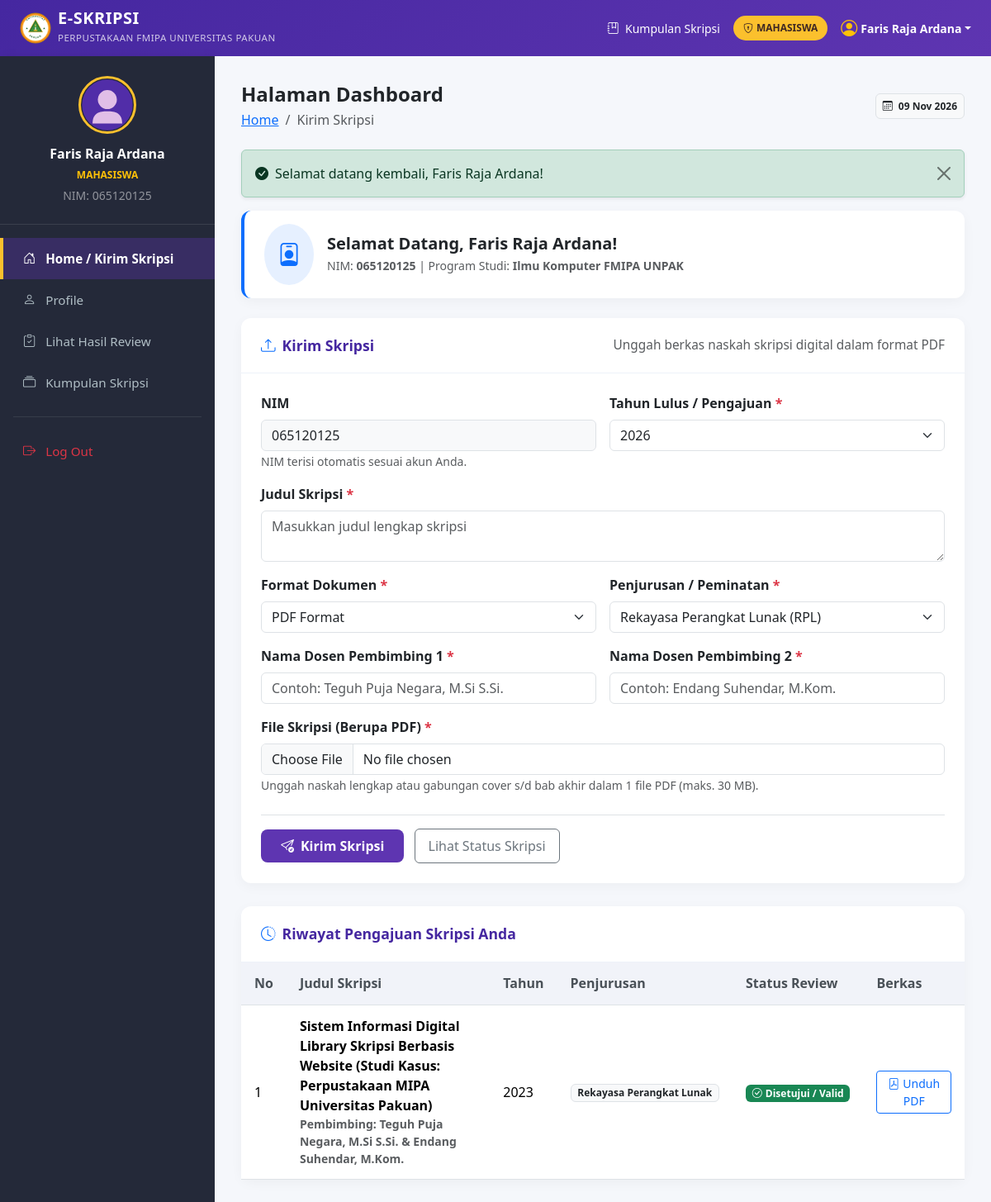
Screenshot of /index.php?page=mahasiswa_dashboard (signed in) with the database file from the repository.
### tables this page shows
CREATE TABLE IF NOT EXISTS `skripsi` (
  `id` INT(11) NOT NULL AUTO_INCREMENT,
  `nim` VARCHAR(20) NOT NULL,
  `judul` VARCHAR(255) NOT NULL,
  `tahun` INT(11) NOT NULL,
  `dokumen` VARCHAR(255) NOT NULL,
  `format` VARCHAR(50) NOT NULL DEFAULT 'PDF Format',
  `penjurusan` VARCHAR(100) NOT NULL,
  `dosbing` VARCHAR(100) NOT NULL,
  `dosbing2` VARCHAR(100) NOT NULL,
  `id_mahasiswa` INT(11) NOT NULL,
  `id_prodi` INT(11) NOT NULL DEFAULT 1,
  `nilai` INT(11) NOT NULL DEFAULT 0,  
  `catatan_review` TEXT DEFAULT NULL,
  `created_at` TIMESTAMP NULL DEFAULT CURRENT_TIMESTAMP,
  PRIMARY KEY (`id`),
  KEY `fk_skripsi_mahasiswa` (`id_mahasiswa`)
);

CREATE TABLE IF NOT EXISTS `mahasiswa` (
  `id` INT(11) NOT NULL AUTO_INCREMENT,
  `nim` VARCHAR(20) NOT NULL UNIQUE,
  `nama` VARCHAR(255) NOT NULL,
  `jenis_kelamin` VARCHAR(30) NOT NULL,
  `tgl_lahir` DATE NOT NULL,
  `alamat` TEXT NOT NULL,
  `agama` VARCHAR(50) NOT NULL,
  `username` VARCHAR(100) NOT NULL UNIQUE,
  `password` VARCHAR(255) NOT NULL,
  `foto` VARCHAR(255) NOT NULL DEFAULT 'default.png',
  `akses` VARCHAR(100) NOT NULL DEFAULT 'mahasiswa',
  `id_prodi` INT(11) NOT NULL DEFAULT 1,
  `created_at` TIMESTAMP NULL DEFAULT CURRENT_TIMESTAMP,
  PRIMARY KEY (`id`)
);

### app/Controllers/MahasiswaController.php (called while the page is built, shortened)
<?php
require_once dirname(__DIR__, 2) . '/config/database.php';
require_once dirname(__DIR__) . '/Helpers/Auth.php';
require_once dirname(__DIR__) . '/Models/Skripsi.php';
class MahasiswaController {
    public function dashboard() {
        $skripsiModel = new Skripsi();
        $mySkripsiList = $skripsiModel->getByMahasiswaId(Auth::id());
        require_once dirname(__DIR__, 2) . '/views/mahasiswa/dashboard.php';
    }
}

### app/Helpers/Auth.php (called while the page is built, shortened)
<?php
class Auth {
    public static function user(): ?array {
        return $_SESSION['user_data'] ?? null;
    }
    public static function id(): ?int {
        return $_SESSION['user_id'] ?? null;
    }
    public static function role(): ?string {
        return $_SESSION['user_role'] ?? null;
    }
    public static function name(): string {
        return $_SESSION['nama'] ?? 'Pengguna';
    }
    public static function getFlash(string $type): ?string {
        if (isset($_SESSION['flash_' . $type])) {
            $msg = $_SESSION['flash_' . $type];
            return $msg;
        }
        return null;
    }
}

### app/Models/Model.php (called while the page is built, shortened)
<?php
abstract class Model {
    public function __construct() {
        $this->db = getDB();
    }
}

### config/database.php (called while the page is built, shortened)
<?php
function getDB(): ?PDO {
    try {
        $dsn = "mysql:host=" . DB_HOST . ";port=" . DB_PORT . ";dbname=" . DB_NAME . ";charset=utf8mb4";
        $pdo = new PDO($dsn, DB_USER, DB_PASS, [
            PDO::ATTR_ERRMODE            => PDO::ERRMODE_EXCEPTION,
            PDO::ATTR_DEFAULT_FETCH_MODE => PDO::FETCH_ASSOC,
            PDO::ATTR_EMULATE_PREPARES   => false,
        ]);
        return $pdo;
    } catch (PDOException $e) {
        try {
            $rootDsn = "mysql:host=" . DB_HOST . ";port=" . DB_PORT . ";charset=utf8mb4";
            $rootPdo = new PDO($rootDsn, DB_USER, DB_PASS, [
                PDO::ATTR_ERRMODE => PDO::ERRMODE_EXCEPTION
            ]);
            $rootPdo->exec("CREATE DATABASE IF NOT EXISTS `" . DB_NAME . "` DEFAULT CHARACTER SET utf8mb4 COLLATE utf8mb4_unicode_ci;");
            $sqlFile = dirname(__DIR__) . '/database.sql';
            if (file_exists($sqlFile)) {
                $sqlContent = file_get_contents($sqlFile);
                $rootPdo->exec($sqlContent);
            }
            $pdo = new PDO($dsn, DB_USER, DB_PASS, [
                PDO::ATTR_ERRMODE            => PDO::ERRMODE_EXCEPTION,
                PDO::ATTR_DEFAULT_FETCH_MODE => PDO::FETCH_ASSOC,
            ]);
            return $pdo;
        } catch (PDOException $ex) {
            renderDbErrorScreen($ex->getMessage());
            exit;
        }
    }
}

### app/Models/Skripsi.php (called while the page is built, shortened)
<?php
require_once __DIR__ . '/Model.php';
class Skripsi extends Model {
    public function getByMahasiswaId(int $mahasiswaId): array {
        $stmt = $this->db->prepare("
            SELECT s.*, m.nama AS nama_mahasiswa, p.nama_prodi
            FROM skripsi s
            LEFT JOIN mahasiswa m ON s.id_mahasiswa = m.id
            LEFT JOIN prodi p ON s.id_prodi = p.id
            WHERE s.id_mahasiswa = ?
            ORDER BY s.id DESC
        ");
        $stmt->execute([$mahasiswaId]);
        return $stmt->fetchAll();
    }
}

### views/mahasiswa/dashboard.php (the view, shortened to what this page needs)
<?php
require_once dirname(__DIR__) . '/layouts/header.php';
$flashSuccess = Auth::getFlash('success');
?>
<div class="app-container">
    <?php require_once dirname(__DIR__) . '/layouts/sidebar.php'; ?>
    <main class="main-content">
        <div class="d-flex justify-content-between align-items-center mb-4">
            <div>
                <h4 class="fw-bold mb-1 text-dark">Halaman Dashboard</h4>
                <nav aria-label="breadcrumb">
                    <ol class="breadcrumb mb-0 small">
                        <li class="breadcrumb-item"><a href="index.php">Home</a></li>
                        <li class="breadcrumb-item active" aria-current="page">Kirim Skripsi</li>
                    </ol>
                </nav>
            </div>
            <span class="badge bg-light text-dark border p-2">
                <i class="bi bi-calendar3 me-1"></i> <?= date('d M Y') ?>
            </span>
        </div>
        <?php if ($flashSuccess): ?>
            <div class="alert alert-success alert-dismissible fade show shadow-sm" role="alert">
                <i class="bi bi-check-circle-fill me-2"></i><?= htmlspecialchars($flashSuccess) ?>
                <button type="button" class="btn-close" data-bs-dismiss="alert"></button>
            </div>
        <?php endif; ?>
        <div class="card card-custom mb-4 bg-white border-start border-4 border-primary">
            <div class="card-body py-3">
                <div class="d-flex align-items-center gap-3">
                    <div class="bg-primary bg-opacity-10 text-primary p-3 rounded-circle">
                        <i class="bi bi-person-badge fs-3"></i>
                    </div>
                    <div>
                        <h5 class="fw-bold mb-1">Selamat Datang, <?= htmlspecialchars($user['nama']) ?>!</h5>
                        <p class="text-muted small mb-0">NIM: <strong><?= htmlspecialchars($user['nim']) ?></strong> | Program Studi: <strong>Ilmu Komputer FMIPA UNPAK</strong></p>
                    </div>
                </div>
            </div>
        </div>
        <div class="card card-custom">
            <div class="card-header d-flex justify-content-between align-items-center">
                <span><i class="bi bi-upload me-2 text-primary"></i>Kirim Skripsi</span>
                <small class="text-muted fw-normal">Unggah berkas naskah skripsi digital dalam format PDF</small>
            </div>
            <div class="card-body p-4">
                <form action="index.php?action=do_upload_skripsi" method="POST" enctype="multipart/form-data">
                    <div class="row g-3">
                        <div class="col-md-6">
                            <label class="form-label fw-semibold">NIM</label>
                            <input type="text" name="nim" class="form-control bg-light" value="<?= htmlspecialchars($user['nim'] ?? '') ?>" readonly required>
                            <small class="text-muted">NIM terisi otomatis sesuai akun Anda.</small>
                        </div>
                        <div class="col-md-6">
                            <label class="form-label fw-semibold">Tahun Lulus / Pengajuan <span class="text-danger">*</span></label>
                            <select name="tahun" class="form-select" required>
                                <?php
                                $currentYear = (int)date('Y');
                                for ($y = $currentYear; $y >= $currentYear - 6; $y--): ?>
                                    <option value="<?= $y ?>"><?= $y ?></option>
                                <?php endfor; ?>
                            </select>
                        </div>
                        <div class="col-12">
                            <label class="form-label fw-semibold">Judul Skripsi <span class="text-danger">*</span></label>
                            <textarea name="judul" class="form-control" rows="2" placeholder="Masukkan judul lengkap skripsi" required></textarea>
                        </div>
                        <div class="col-md-6">
                            <label class="form-label fw-semibold">Format Dokumen <span class="text-danger">*</span></label>
                            <select name="format" class="form-select" required>
                                <option value="PDF Format" selected>PDF Format</option>
                            </select>
                        </div>
                        <div class="col-md-6">
                            <label class="form-label fw-semibold">Penjurusan / Peminatan <span class="text-danger">*</span></label>
                            <select name="penjurusan" class="form-select" required>
                                <option value="Rekayasa Perangkat Lunak">Rekayasa Perangkat Lunak (RPL)</option>
                            </select>
                        </div>
                        <div class="col-md-6">
                            <label class="form-label fw-semibold">Nama Dosen Pembimbing 1 <span class="text-danger">*</span></label>
                            <input type="text" name="dosbing" class="form-control" placeholder="Contoh: Teguh Puja Negara, M.Si S.Si." required>
                        </div>
                        <div class="col-md-6">
                            <label class="form-label fw-semibold">Nama Dosen Pembimbing 2 <span class="text-danger">*</span></label>
                            <input type="text" name="dosbing2" class="form-control" placeholder="Contoh: Endang Suhendar, M.Kom." required>
                        </div>
                        <div class="col-12">
                            <label class="form-label fw-semibold">File Skripsi (Berupa PDF) <span class="text-danger">*</span></label>
                            <input type="file" name="dokumen" class="form-control" accept=".pdf,application/pdf" required>
                            <small class="text-muted">Unggah naskah lengkap atau gabungan cover s/d bab akhir dalam 1 file PDF (maks. 30 MB).</small>
                        </div>
                    </div>
                    <div class="mt-4 pt-3 border-top">
                        <button type="submit" class="btn btn-unpak px-4 py-2">
                            <i class="bi bi-send-check me-2"></i>Kirim Skripsi
                        </button>
                        <a href="index.php?page=mahasiswa_review" class="btn btn-outline-secondary px-3 py-2 ms-2">
                            Lihat Status Skripsi
                        </a>
                    </div>
                </form>
            </div>
        </div>
        <?php if (!empty($mySkripsiList)): ?>
        <div class="card card-custom">
            <div class="card-header">
                <i class="bi bi-clock-history me-2 text-primary"></i>Riwayat Pengajuan Skripsi Anda
            </div>
            <div class="card-body p-0">
                <div class="table-responsive">
                    <table class="table table-custom table-hover mb-0">
                        <thead>
                            <tr>
                                <th>No</th>
                                <th>Judul Skripsi</th>
                                <th>Tahun</th>
                                <th>Penjurusan</th>
                                <th>Status Review</th>
                                <th>Berkas</th>
                            </tr>
                        </thead>
                        <tbody>
                            <?php foreach ($mySkripsiList as $idx => $s): ?>
                            <tr>
                                <td><?= $idx + 1 ?></td>
                                <td class="fw-semibold text-wrap" style="max-width: 320px;">
                                    <?= htmlspecialchars($s['judul']) ?>
                                    <div class="small text-muted">Pembimbing: <?= htmlspecialchars($s['dosbing']) ?> & <?= htmlspecialchars($s['dosbing2']) ?></div>
                                </td>
                                <td><?= htmlspecialchars($s['tahun']) ?></td>
                                <td><span class="badge bg-light text-dark border"><?= htmlspecialchars($s['penjurusan']) ?></span></td>
                                <td>
                                    <?php if ($s['nilai'] == 1): ?>
                                        <span class="badge bg-success"><i class="bi bi-check-circle me-1"></i>Disetujui / Valid</span>
                                    <?php elseif ($s['nilai'] == 2): ?>
                                        <span class="badge bg-danger"><i class="bi bi-exclamation-octagon me-1"></i>Perlu Revisi</span>
                                    <?php else: ?>
                                        <span class="badge bg-warning text-dark"><i class="bi bi-hourglass-split me-1"></i>Menunggu Review</span>
                                    <?php endif; ?>
                                </td>
                                <td>
                                    <a href="uploads/skripsi/<?= htmlspecialchars($s['dokumen']) ?>" target="_blank" class="btn btn-sm btn-outline-primary">
                                        <i class="bi bi-file-pdf me-1"></i>Unduh PDF
                                    </a>
                                </td>
                            </tr>
                            <?php endforeach; ?>
                        </tbody>
                    </table>
                </div>
            </div>
        </div>
        <?php endif; ?>
    </main>
</div>
<?php require_once dirname(__DIR__) . '/layouts/footer.php'; ?>

### views/layouts/sidebar.php (shortened to what this page needs)
<?php
require_once dirname(__DIR__, 2) . '/app/Helpers/Auth.php';
$role = Auth::role();
$user = Auth::user();
$currentPage = $_GET['page'] ?? 'dashboard';
$userPhoto = 'assets/img/default-avatar.svg';
?>
<aside class="sidebar" id="appSidebar">
    <div class="user-panel">
        <img src="<?= htmlspecialchars($userPhoto) ?>" alt="Avatar Pengguna">
        <div class="fw-bold text-white fs-6 text-truncate" title="<?= htmlspecialchars(Auth::name()) ?>">
            <?= htmlspecialchars(Auth::name()) ?>
        </div>
        <small class="text-warning text-uppercase fw-semibold" style="font-size: 0.75rem;">
            <?= htmlspecialchars($role) ?>
        </small>
        <?php if ($role === 'mahasiswa' && !empty($user['nim'])): ?>
            <div class="text-white-50 small mt-1">NIM: <?= htmlspecialchars($user['nim']) ?></div>
        <?php endif; ?>
    </div>
    <nav class="nav-menu">
        <?php if ($role === 'mahasiswa'): ?>
            <a href="index.php?page=mahasiswa_dashboard" class="nav-link <?= ($currentPage === 'mahasiswa_dashboard' || $currentPage === 'dashboard') ? 'active' : '' ?>">
                <i class="bi bi-house-door"></i>
                <span>Home / Kirim Skripsi</span>
            </a>
            <a href="index.php?page=profile" class="nav-link <?= ($currentPage === 'profile') ? 'active' : '' ?>">
                <i class="bi bi-person"></i>
                <span>Profile</span>
            </a>
            <a href="index.php?page=mahasiswa_review" class="nav-link <?= ($currentPage === 'mahasiswa_review') ? 'active' : '' ?>">
                <i class="bi bi-clipboard-check"></i>
                <span>Lihat Hasil Review</span>
            </a>
            <a href="index.php?page=kumpulan_skripsi" class="nav-link <?= ($currentPage === 'kumpulan_skripsi') ? 'active' : '' ?>">
                <i class="bi bi-collection"></i>
                <span>Kumpulan Skripsi</span>
            </a>
        <?php endif; ?>
        <hr class="my-3 mx-3 border-secondary">
        <a href="index.php?page=logout" class="nav-link text-danger">
            <i class="bi bi-box-arrow-right"></i>
            <span>Log Out</span>
        </a>
    </nav>
</aside>

### rows the page displays
skripsi: nim "065120125", id_mahasiswa.nama "Faris Raja Ardana", judul "Sistem Informasi Digital Library Skripsi Berbasis Website (Studi Kasus: Perpustakaan MIPA Universitas Pakuan)", dosbing "Teguh Puja Negara, M.Si S.Si.", dosbing2 "Endang Suhendar, M.Kom.", tahun "2023", penjurusan "Rekayasa Perangkat Lunak", nilai 1 (drawn)

### other values shown
$userRole "MAHASISWA"
$userName "Faris Raja Ardana"
Auth::name() "Faris Raja Ardana"
$role "MAHASISWA"
$flashSuccess "Selamat datang kembali, Faris Raja Ardana!"
form field tahun "2026"
